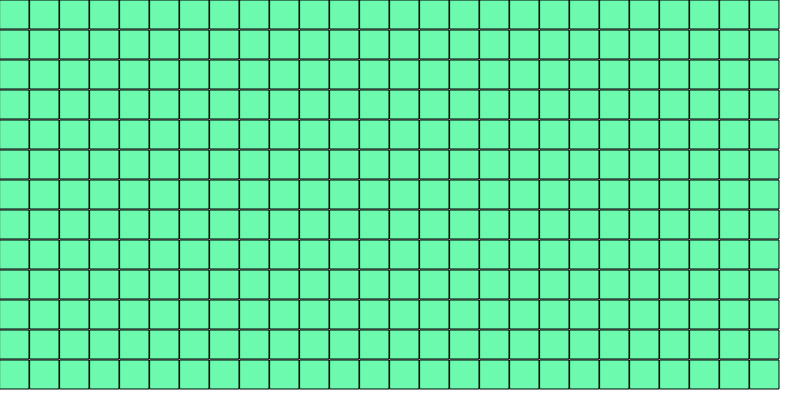
Frame 1 (no input)
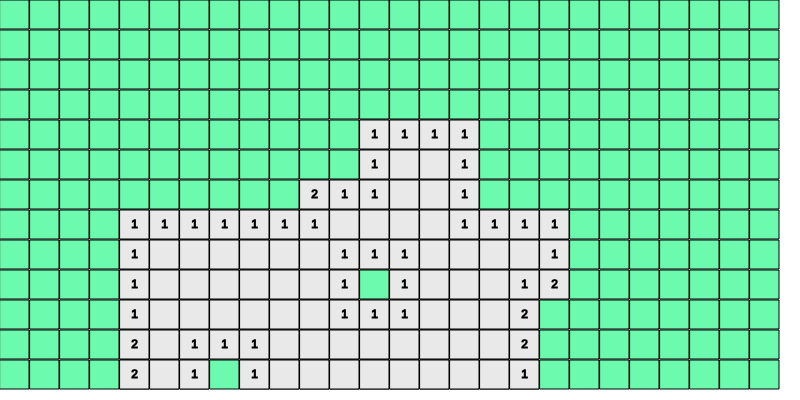
Frame 2 (the mouse pressed at the canvas centre, redrawn once)

The p5.js sketch that drew these frames (run headless with seeded random() and noise() and a simulated clock; the mouse was pressed at the canvas centre and the sketch redrawn once):

// p5.js sketch
// ── sketch.js
function make2DArray(c,l) {
	let arr = new Array(c);
	for(let i=0; i<arr.length;i++) {
		arr[i] = new Array(l);
	}
	return arr;
}

let grid;
let colonnes, lignes, res=30;
let nbBombe;
let reste;
let resteDiv;
let gagne=false;

function keyPressed() {
 if (key == ' ') {
		for(let i = 0;i<colonnes;i++){
			for(let j=0;j<lignes;j++){
				let flag = grid[i][j].val(mouseX,mouseY);
				if (flag) {
					grid[i][j].flag = !grid[i][j].flag;
				}
			}
		}
	}
	show();
}
function mousePressed() {
	if (mouseButton == LEFT) {
		for(let i = 0;i<colonnes;i++){
			for(let j=0;j<lignes;j++){
				let open = grid[i][j].val(mouseX,mouseY);
				if (open) {
					grid[i][j].ouvre();
					if (grid[i][j].bombe) {
						gameOver();
					}
				}
			}
		}
	}
	show();
}

function win() {
	ouvreAll();
	gagne=true;
}
function ouvreAll() {
	for(let i = 0;i<colonnes;i++){
		for(let j=0;j<lignes;j++){
			grid[i][j].ouvre();
		}
	}
}
function gameOver() {
	ouvreAll();
	gagne=false;
}

function setup() {
	createCanvas(800,400);
	colonnes=floor(width/res);
	lignes=floor(height/res);
	reste = colonnes*lignes;
	nbBombe = floor(0.1*reste);
	grid = make2DArray(colonnes,lignes);
	for(let i = 0;i<colonnes;i++){
		for(let j=0;j<lignes;j++){
			grid[i][j]=new cell(i,j,res);
			grid[i][j].flag=false;
		}
	}
	let n=0;
	while (n<nbBombe) {
		let i = floor(random(colonnes));
		let j = floor(random(lignes));
		if (!grid[i][j].bombe) {
			grid[i][j].bombe=true;
			n++;
		}
	}

	for(let i = 0;i<colonnes;i++){
		for(let j=0;j<lignes;j++){
			grid[i][j].cpt = grid[i][j].cptAdj();
		}
	}
	resteDiv = createDiv();
	noLoop();
	show();
}

function draw() {
}

function show() {
	background(255);
	for(let i = 0;i<colonnes;i++){
		for(let j=0;j<lignes;j++){
			grid[i][j].show();
		}
	}
	resteDiv.html(reste);
}
// ── cell.js
function cell(i,j,w) {
	this.i = i;
	this.j = j;
	this.x=i*w;
	this.y=j*w;
	this.w=w-1;
	this.bombe= false;
	this.open=false;
	this.cpt = 0;
	this.flag = false;
}

cell.prototype.show = function () {

	stroke(0);
	if (this.flag) {
		fill('#007F7F');
	} else { 
		fill('#6BFAAE');
	}
	rect(this.x,this.y,this.w,this.w);
	if (this.open) {
		if (this.bombe) {
			fill(gagne?'#2C5BD1':'#B50563');
			circle(this.x+this.w/2,this.y+this.w/2,this.w/2);
		} else {
			fill(233);
			rect(this.x,this.y,this.w,this.w);
			fill(0);
			if (this.cpt>0) {
				textAlign(CENTER,CENTER);
				text(this.cpt,this.x+this.w/2,this.y+this.w/2);
			}
		}
	}
}

cell.prototype.ouvre = function() {
	this.open = true;
	reste--;
	if (reste==nbBombe) { win();}
	if (this.cpt==0) {
		this.ouvreAdj();
	}
}

cell.prototype.ouvreAdj = function() {
	for (let xo=-1;xo<2;xo++){
		for (let yo=-1;yo<2;yo++) {
			let i = this.i + xo;
			let j = this.j + yo;
			if (i>-1 && i<colonnes && j >-1 && j<lignes) {
				let voisin = grid[i][j];
				if (!voisin.bombe && !voisin.open) {
					voisin.ouvre();
				}
			}
		}
	}	
}

cell.prototype.cptAdj = function() {
	let sum = 0;
	
	if (this.bombe) return -1;

	for (let xo=-1;xo<2;xo++){
		for (let yo=-1;yo<2;yo++) {
			let i = this.i + xo;
			let j = this.j + yo;
			if (i>-1 && i<colonnes && j >-1 && j<lignes) {
				if (grid[i][j].bombe) {
					sum++; 
					// console.log(i,j,sum);
				}
			}
		}
	}

	return sum;
}

cell.prototype.val = function(x,y) {
	return (x>this.x && x<this.x+this.w && y>this.y && y< this.y +this.w);
}
